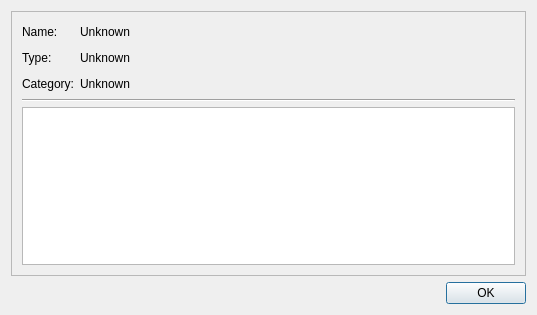
<?xml version="1.0" encoding="UTF-8"?>
<ui version="4.0" stdsetdef="1">
  <author></author>
  <comment>  Copyright 2017 Google Inc.
 Licensed under the Apache License, Version 2.0 (the &quot;License&quot;);
 you may not use this file except in compliance with the License.
 You may obtain a copy of the License at
 http://www.apache.org/licenses/LICENSE-2.0
 Unless required by applicable law or agreed to in writing, software
 distributed under the License is distributed on an &quot;AS IS&quot; BASIS,
 WITHOUT WARRANTIES OR CONDITIONS OF ANY KIND, either express or implied.
 See the License for the specific language governing permissions and
</comment>
  <exportmacro></exportmacro>
  <class>AssetPropertiesBase</class>
  <widget class="QDialog" name="AssetPropertiesBase">
    <property name="geometry">
      <rect>
        <x>0</x>
        <y>0</y>
        <width>537</width>
        <height>315</height>
      </rect>
    </property>
    <property name="windowTitle">
      <string>Properties</string>
    </property>
    <layout class="QGridLayout">
      <property name="margin">
        <number>11</number>
      </property>
      <property name="spacing">
        <number>6</number>
      </property>
      <item row="1" column="0">
        <layout class="QHBoxLayout">
          <property name="margin">
            <number>0</number>
          </property>
          <property name="spacing">
            <number>6</number>
          </property>
          <item>
            <spacer name="Spacer7">
              <property name="sizeHint">
                <size>
                  <width>381</width>
                  <height>0</height>
                </size>
              </property>
              <property name="sizeType">
                <enum>QSizePolicy::Expanding</enum>
              </property>
              <property name="orientation">
                <enum>Qt::Horizontal</enum>
              </property>
            </spacer>
          </item>
          <item>
            <widget class="QPushButton" name="okBtn">
              <property name="text">
                <string>OK</string>
              </property>
            </widget>
          </item>
        </layout>
      </item>
      <item row="0" column="0">
        <widget class="QFrame" name="assetFrame">
          <property name="frameShape">
            <enum>QFrame::StyledPanel</enum>
          </property>
          <property name="frameShadow">
            <enum>QFrame::Raised</enum>
          </property>
          <layout class="QGridLayout">
            <property name="margin">
              <number>10</number>
            </property>
            <property name="spacing">
              <number>5</number>
            </property>
            <item row="0" column="0">
              <layout class="QHBoxLayout">
                <item>
                  <layout class="QVBoxLayout">
                    <item>
                      <widget class="QLabel" name="textLabel2">
                        <property name="text">
                          <string>Name:</string>
                        </property>
                        <property name="wordWrap">
                          <bool>false</bool>
                        </property>
                      </widget>
                    </item>
                    <item>
                      <widget class="QLabel" name="textLabel2_2">
                        <property name="text">
                          <string>Type:</string>
                        </property>
                        <property name="wordWrap">
                          <bool>false</bool>
                        </property>
                      </widget>
                    </item>
                    <item>
                      <widget class="QLabel" name="textLabel2_2_2">
                        <property name="text">
                          <string>Category:</string>
                        </property>
                        <property name="wordWrap">
                          <bool>false</bool>
                        </property>
                      </widget>
                    </item>
                  </layout>
                </item>
                <item>
                  <layout class="QVBoxLayout">
                    <item>
                      <layout class="QHBoxLayout">
                        <item>
                          <widget class="QLabel" name="nameLabel">
                            <property name="text">
                              <string>Unknown</string>
                            </property>
                            <property name="wordWrap">
                              <bool>false</bool>
                            </property>
                          </widget>
                        </item>
                        <item>
                          <spacer name="spacer16">
                            <property name="sizeHint">
                              <size>
                                <width>231</width>
                                <height>20</height>
                              </size>
                            </property>
                            <property name="sizeType">
                              <enum>QSizePolicy::Expanding</enum>
                            </property>
                            <property name="orientation">
                              <enum>Qt::Horizontal</enum>
                            </property>
                          </spacer>
                        </item>
                      </layout>
                    </item>
                    <item>
                      <layout class="QHBoxLayout">
                        <item>
                          <widget class="QLabel" name="typeLabel">
                            <property name="text">
                              <string>Unknown</string>
                            </property>
                            <property name="wordWrap">
                              <bool>false</bool>
                            </property>
                          </widget>
                        </item>
                        <item>
                          <spacer name="spacer16_2">
                            <property name="sizeHint">
                              <size>
                                <width>231</width>
                                <height>20</height>
                              </size>
                            </property>
                            <property name="sizeType">
                              <enum>QSizePolicy::Expanding</enum>
                            </property>
                            <property name="orientation">
                              <enum>Qt::Horizontal</enum>
                            </property>
                          </spacer>
                        </item>
                      </layout>
                    </item>
                    <item>
                      <layout class="QHBoxLayout">
                        <item>
                          <widget class="QLabel" name="subTypeLabel">
                            <property name="text">
                              <string>Unknown</string>
                            </property>
                            <property name="wordWrap">
                              <bool>false</bool>
                            </property>
                          </widget>
                        </item>
                        <item>
                          <spacer name="spacer16_3">
                            <property name="sizeHint">
                              <size>
                                <width>231</width>
                                <height>20</height>
                              </size>
                            </property>
                            <property name="sizeType">
                              <enum>QSizePolicy::Expanding</enum>
                            </property>
                            <property name="orientation">
                              <enum>Qt::Horizontal</enum>
                            </property>
                          </spacer>
                        </item>
                      </layout>
                    </item>
                  </layout>
                </item>
              </layout>
            </item>
            <item row="1" column="0">
              <widget class="Line" name="line1">
                <property name="frameShape">
                  <enum>QFrame::HLine</enum>
                </property>
                <property name="frameShadow">
                  <enum>QFrame::Sunken</enum>
                </property>
              </widget>
            </item>
            <item row="4" column="0">
              <widget class="QListView" name="versionsList">
                <column>
                  <property name="text">
                    <string>Version</string>
                  </property>
                  <property name="clickable">
                    <bool>true</bool>
                  </property>
                  <property name="resizable">
                    <bool>true</bool>
                  </property>
                </column>
                <column>
                  <property name="text">
                    <string>Date</string>
                  </property>
                  <property name="clickable">
                    <bool>true</bool>
                  </property>
                  <property name="resizable">
                    <bool>true</bool>
                  </property>
                </column>
                <column>
                  <property name="text">
                    <string>State</string>
                  </property>
                  <property name="clickable">
                    <bool>true</bool>
                  </property>
                  <property name="resizable">
                    <bool>true</bool>
                  </property>
                </column>
              </widget>
            </item>
          </layout>
        </widget>
      </item>
    </layout>
  </widget>
  <layoutdefault spacing="6" margin="11"/>
  <pixmapfunction>qPixmapFromMimeSource</pixmapfunction>
  <connections>
    <connection>
      <sender>okBtn</sender>
      <signal>released()</signal>
      <receiver>AssetPropertiesBase</receiver>
      <slot>accept()</slot>
    </connection>
    <connection>
    </connection>
  </connections>
</ui>
